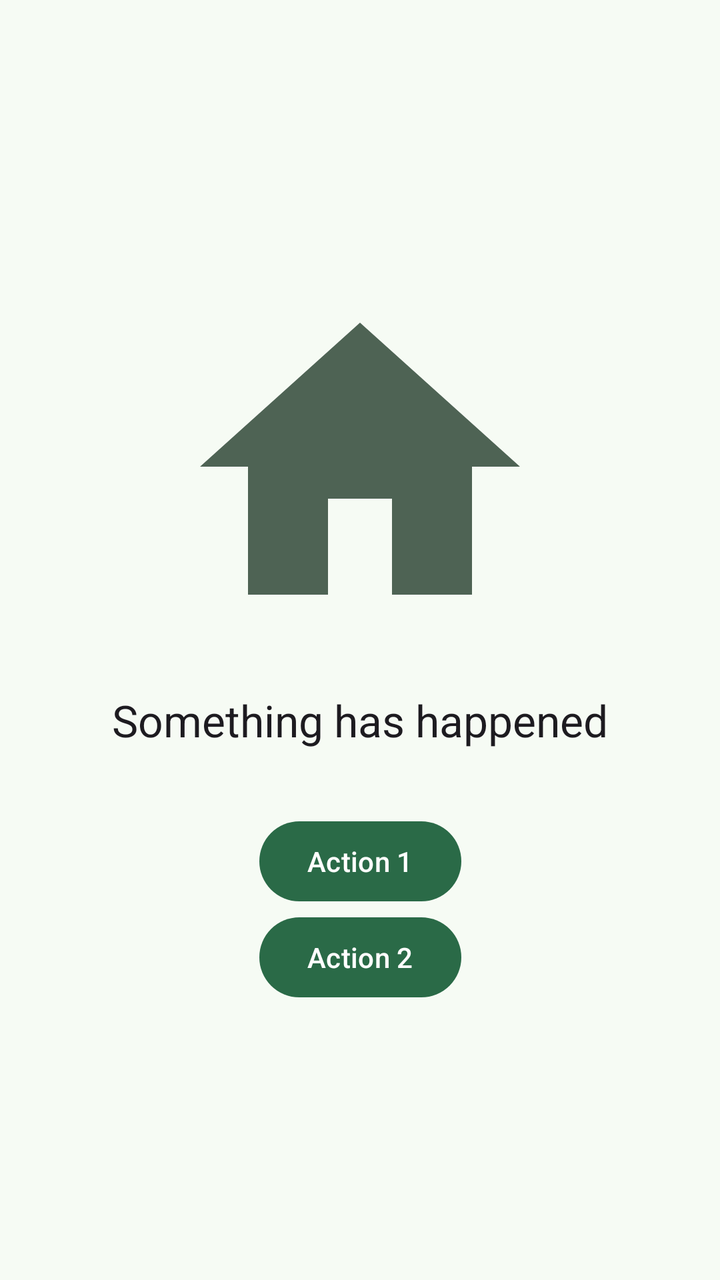
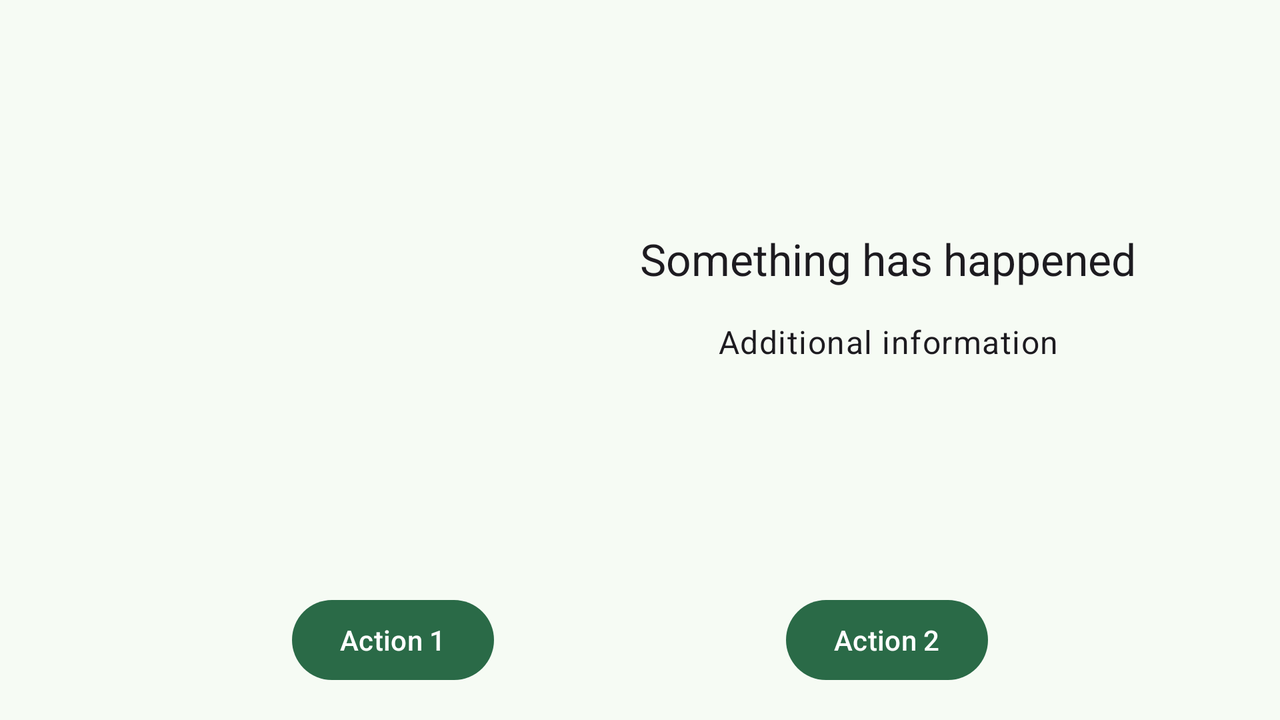

First picture: res/layout/ on a phone held upright. Second picture: the repository's own variant of that layout, on a device whose configuration matches the variant's folder. Source for both follows.
<!-- AndroidManifest.xml: application theme Theme.SqueezeClient -->
<!-- res/layout/fragment_connection_fail_hint.xml -->
<?xml version="1.0" encoding="utf-8"?>
<androidx.constraintlayout.widget.ConstraintLayout xmlns:android="http://schemas.android.com/apk/res/android"
    android:layout_width="match_parent"
    android:layout_height="match_parent"
    xmlns:app="http://schemas.android.com/apk/res-auto"
    xmlns:tools="http://schemas.android.com/tools">

    <ImageView
        android:id="@+id/image"
        android:layout_width="192dp"
        android:layout_height="192dp"
        app:layout_constraintStart_toStartOf="parent"
        app:layout_constraintEnd_toEndOf="parent"
        app:layout_constraintTop_toTopOf="parent"
        app:layout_constraintBottom_toTopOf="@id/hint_text"
        app:layout_constraintVertical_chainStyle="packed"
        tools:src="@drawable/ic_home_24dp"
        app:tint="?colorControlActivated" />

    <TextView
        android:id="@+id/hint_text"
        android:layout_width="match_parent"
        android:layout_height="wrap_content"
        app:layout_constraintTop_toBottomOf="@id/image"
        app:layout_constraintBottom_toTopOf="@id/action_button_1"
        android:layout_marginTop="16dp"
        android:layout_marginBottom="32dp"
        android:paddingHorizontal="16dp"
        android:gravity="center"
        android:textAppearance="?textAppearanceTitleLarge"
        tools:text="Something has happened" />

    <com.google.android.material.button.MaterialButton
        android:id="@+id/action_button_1"
        android:layout_width="wrap_content"
        android:layout_height="wrap_content"
        app:layout_constraintStart_toStartOf="parent"
        app:layout_constraintEnd_toEndOf="parent"
        app:layout_constraintTop_toBottomOf="@id/hint_text"
        app:layout_constraintBottom_toBottomOf="@id/action_button_2"
        tools:text="Action 1" />

    <com.google.android.material.button.MaterialButton
        android:id="@+id/action_button_2"
        android:layout_width="wrap_content"
        android:layout_height="wrap_content"
        app:layout_constraintStart_toStartOf="parent"
        app:layout_constraintEnd_toEndOf="parent"
        app:layout_constraintTop_toBottomOf="@id/action_button_1"
        app:layout_constraintBottom_toBottomOf="parent"
        tools:text="Action 2" />

</androidx.constraintlayout.widget.ConstraintLayout>
<!-- resources referenced by this layout -->
<resources>
  <!-- drawable ic_home_24dp (drawable) -->
  <?xml version="1.0" encoding="utf-8"?>
  <vector
      xmlns:android="http://schemas.android.com/apk/res/android"
      android:height="24dp"
      android:width="24dp"
      android:viewportWidth="24"
      android:viewportHeight="24">
      <path
          android:fillColor="#000000"
          android:pathData="M10,20V14H14V20H19V12H22L12,3L2,12H5V20H10Z" />
  </vector>
  <!-- drawable activatable_background (drawable) -->
  <?xml version="1.0" encoding="utf-8"?>
  <layer-list xmlns:android="http://schemas.android.com/apk/res/android">
      <item>
          <selector>
              <item android:state_activated="true">
                  <color android:color="?attr/colorControlHighlight" />
              </item>
          </selector>
      </item>
  
      <item android:drawable="?attr/selectableItemBackground" />
  </layer-list>
  <color name="md_theme_primary">#2A6A47</color>
  <color name="md_theme_onPrimary">#FFFFFF</color>
  <color name="md_theme_primaryContainer">#AEF2C5</color>
  <color name="md_theme_onPrimaryContainer">#002110</color>
  <color name="md_theme_secondary">#4E6354</color>
  <color name="md_theme_onSecondary">#FFFFFF</color>
  <color name="md_theme_secondaryContainer">#D1E8D5</color>
  <color name="md_theme_onSecondaryContainer">#0C1F14</color>
  <color name="md_theme_tertiary">#3B6470</color>
  <color name="md_theme_onTertiary">#FFFFFF</color>
  <color name="md_theme_tertiaryContainer">#BFE9F8</color>
  <color name="md_theme_onTertiaryContainer">#001F27</color>
  <color name="md_theme_error">#BA1A1A</color>
  <color name="md_theme_onError">#FFFFFF</color>
  <color name="md_theme_errorContainer">#FFDAD6</color>
  <color name="md_theme_onErrorContainer">#410002</color>
  <color name="md_theme_background">#F6FBF4</color>
  <color name="md_theme_onBackground">#181D19</color>
  <color name="md_theme_surface">#F6FBF4</color>
  <color name="md_theme_onSurface">#181D19</color>
  <color name="md_theme_surfaceVariant">#DCE5DC</color>
  <color name="md_theme_onSurfaceVariant">#414942</color>
  <color name="md_theme_outline">#717972</color>
  <color name="md_theme_outlineVariant">#C0C9C0</color>
  <color name="md_theme_inverseSurface">#2C322D</color>
  <color name="md_theme_inverseOnSurface">#EDF2EB</color>
  <color name="md_theme_inversePrimary">#93D5AA</color>
  <color name="md_theme_primaryFixed">#AEF2C5</color>
  <color name="md_theme_onPrimaryFixed">#002110</color>
  <color name="md_theme_primaryFixedDim">#93D5AA</color>
  <color name="md_theme_onPrimaryFixedVariant">#0A5131</color>
  <color name="md_theme_secondaryFixed">#D1E8D5</color>
  <color name="md_theme_onSecondaryFixed">#0C1F14</color>
  <color name="md_theme_secondaryFixedDim">#B5CCBA</color>
  <color name="md_theme_onSecondaryFixedVariant">#374B3D</color>
  <color name="md_theme_tertiaryFixed">#BFE9F8</color>
  <color name="md_theme_onTertiaryFixed">#001F27</color>
  <color name="md_theme_tertiaryFixedDim">#A3CDDB</color>
  <color name="md_theme_onTertiaryFixedVariant">#224C58</color>
  <color name="md_theme_surfaceDim">#D6DBD5</color>
  <color name="md_theme_surfaceBright">#F6FBF4</color>
  <color name="md_theme_surfaceContainerLowest">#FFFFFF</color>
  <color name="md_theme_surfaceContainerLow">#F0F5EE</color>
  <color name="md_theme_surfaceContainer">#EAEFE8</color>
  <color name="md_theme_surfaceContainerHigh">#E4EAE3</color>
  <color name="md_theme_surfaceContainerHighest">#DFE4DD</color>
  <color name="dragged_item_background">#a0dddddd</color>
  <style name="Preference.MaterialSwitchPreference" parent="Preference.SwitchPreferenceCompat.Material">
          <item name="android:widgetLayout">@layout/preference_switch</item>
      </style>
</resources>
<!-- res/layout-land/fragment_connection_fail_hint.xml (the repository's variant of the layout above) -->
<!-- drawn on the phone turned sideways -->
<?xml version="1.0" encoding="utf-8"?>
<androidx.constraintlayout.widget.ConstraintLayout
    xmlns:android="http://schemas.android.com/apk/res/android"
    xmlns:app="http://schemas.android.com/apk/res-auto"
    xmlns:tools="http://schemas.android.com/tools"
    android:layout_width="match_parent"
    android:layout_height="match_parent">

    <ImageView
        android:id="@+id/image"
        android:layout_width="192dp"
        android:layout_height="192dp"
        app:layout_constraintStart_toStartOf="parent"
        app:layout_constraintEnd_toStartOf="@id/text_start_barrier"
        app:layout_constraintTop_toTopOf="parent"
        app:layout_constraintBottom_toTopOf="@id/button_top_barrier"
        app:layout_constraintHorizontal_chainStyle="spread"
        app:tint="?colorControlActivated" />

    <androidx.constraintlayout.widget.Barrier
        android:id="@+id/text_start_barrier"
        android:layout_width="0dp"
        android:layout_height="match_parent"
        app:barrierDirection="start"
        app:constraint_referenced_ids="text,subtext" />

    <TextView
        android:id="@+id/text"
        android:layout_width="wrap_content"
        android:layout_height="wrap_content"
        app:layout_constraintStart_toEndOf="@id/image"
        app:layout_constraintEnd_toEndOf="parent"
        app:layout_constraintTop_toTopOf="parent"
        app:layout_constraintBottom_toTopOf="@id/subtext"
        app:layout_constraintVertical_chainStyle="packed"
        android:padding="16dp"
        android:gravity="center"
        android:textAppearance="?textAppearanceTitleLarge"
        tools:text="Something has happened" />

    <TextView
        android:id="@+id/subtext"
        android:layout_width="wrap_content"
        android:layout_height="wrap_content"
        app:layout_constraintStart_toEndOf="@id/image"
        app:layout_constraintEnd_toEndOf="parent"
        app:layout_constraintTop_toBottomOf="@id/text"
        app:layout_constraintBottom_toTopOf="@id/button_top_barrier"
        android:paddingHorizontal="16dp"
        android:gravity="center"
        android:textAppearance="?textAppearanceBodyLarge"
        tools:text="Additional information" />

    <androidx.constraintlayout.widget.Barrier
        android:id="@+id/button_top_barrier"
        android:layout_width="match_parent"
        android:layout_height="0dp"
        app:barrierMargin="-16dp"
        app:barrierDirection="top"
        app:barrierAllowsGoneWidgets="true"
        app:constraint_referenced_ids="action_button_1,action_button_2" />

    <com.google.android.material.button.MaterialButton
        android:id="@+id/action_button_1"
        android:layout_width="wrap_content"
        android:layout_height="wrap_content"
        android:layout_marginBottom="16dp"
        app:layout_constraintStart_toStartOf="parent"
        app:layout_constraintEnd_toStartOf="@id/action_button_2"
        app:layout_constraintBottom_toBottomOf="parent"
        tools:text="Action 1" />

    <com.google.android.material.button.MaterialButton
        android:id="@+id/action_button_2"
        android:layout_width="wrap_content"
        android:layout_height="wrap_content"
        android:layout_marginBottom="16dp"
        app:layout_constraintStart_toEndOf="@id/action_button_1"
        app:layout_constraintEnd_toEndOf="parent"
        app:layout_constraintBottom_toBottomOf="parent"
        tools:text="Action 2" />

</androidx.constraintlayout.widget.ConstraintLayout>
<!-- resources referenced by the variant -->
<!-- as the phone turned sideways resolves them -->
<resources>
  <!-- drawable activatable_background (drawable) -->
  <?xml version="1.0" encoding="utf-8"?>
  <layer-list xmlns:android="http://schemas.android.com/apk/res/android">
      <item>
          <selector>
              <item android:state_activated="true">
                  <color android:color="?attr/colorControlHighlight" />
              </item>
          </selector>
      </item>
  
      <item android:drawable="?attr/selectableItemBackground" />
  </layer-list>
  <color name="md_theme_primary">#2A6A47</color>
  <color name="md_theme_onPrimary">#FFFFFF</color>
  <color name="md_theme_primaryContainer">#AEF2C5</color>
  <color name="md_theme_onPrimaryContainer">#002110</color>
  <color name="md_theme_secondary">#4E6354</color>
  <color name="md_theme_onSecondary">#FFFFFF</color>
  <color name="md_theme_secondaryContainer">#D1E8D5</color>
  <color name="md_theme_onSecondaryContainer">#0C1F14</color>
  <color name="md_theme_tertiary">#3B6470</color>
  <color name="md_theme_onTertiary">#FFFFFF</color>
  <color name="md_theme_tertiaryContainer">#BFE9F8</color>
  <color name="md_theme_onTertiaryContainer">#001F27</color>
  <color name="md_theme_error">#BA1A1A</color>
  <color name="md_theme_onError">#FFFFFF</color>
  <color name="md_theme_errorContainer">#FFDAD6</color>
  <color name="md_theme_onErrorContainer">#410002</color>
  <color name="md_theme_background">#F6FBF4</color>
  <color name="md_theme_onBackground">#181D19</color>
  <color name="md_theme_surface">#F6FBF4</color>
  <color name="md_theme_onSurface">#181D19</color>
  <color name="md_theme_surfaceVariant">#DCE5DC</color>
  <color name="md_theme_onSurfaceVariant">#414942</color>
  <color name="md_theme_outline">#717972</color>
  <color name="md_theme_outlineVariant">#C0C9C0</color>
  <color name="md_theme_inverseSurface">#2C322D</color>
  <color name="md_theme_inverseOnSurface">#EDF2EB</color>
  <color name="md_theme_inversePrimary">#93D5AA</color>
  <color name="md_theme_primaryFixed">#AEF2C5</color>
  <color name="md_theme_onPrimaryFixed">#002110</color>
  <color name="md_theme_primaryFixedDim">#93D5AA</color>
  <color name="md_theme_onPrimaryFixedVariant">#0A5131</color>
  <color name="md_theme_secondaryFixed">#D1E8D5</color>
  <color name="md_theme_onSecondaryFixed">#0C1F14</color>
  <color name="md_theme_secondaryFixedDim">#B5CCBA</color>
  <color name="md_theme_onSecondaryFixedVariant">#374B3D</color>
  <color name="md_theme_tertiaryFixed">#BFE9F8</color>
  <color name="md_theme_onTertiaryFixed">#001F27</color>
  <color name="md_theme_tertiaryFixedDim">#A3CDDB</color>
  <color name="md_theme_onTertiaryFixedVariant">#224C58</color>
  <color name="md_theme_surfaceDim">#D6DBD5</color>
  <color name="md_theme_surfaceBright">#F6FBF4</color>
  <color name="md_theme_surfaceContainerLowest">#FFFFFF</color>
  <color name="md_theme_surfaceContainerLow">#F0F5EE</color>
  <color name="md_theme_surfaceContainer">#EAEFE8</color>
  <color name="md_theme_surfaceContainerHigh">#E4EAE3</color>
  <color name="md_theme_surfaceContainerHighest">#DFE4DD</color>
  <color name="dragged_item_background">#a0dddddd</color>
  <style name="Preference.MaterialSwitchPreference" parent="Preference.SwitchPreferenceCompat.Material">
          <item name="android:widgetLayout">@layout/preference_switch</item>
      </style>
</resources>
